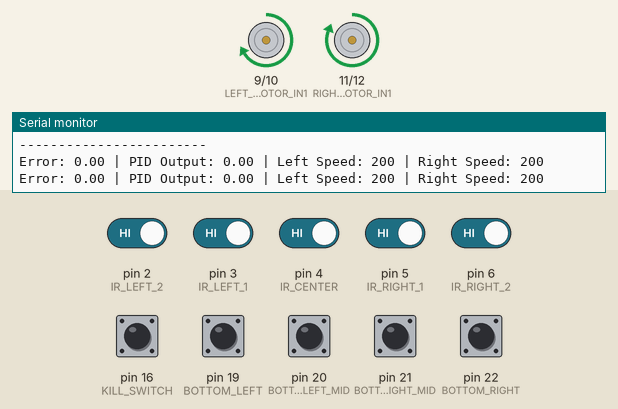
This sketch was run on a simulated Arduino Mega 2560, built with avr-gcc and run on an emulated ATmega2560. Parts: motor-driver pin pairs drawn as motors (green arrow = first pin HIGH = forward, orange = second pin HIGH = backward, longer = more drive, scaled by the enable pin), the last lines printed to the serial monitor. The test bench sets the inputs (shaded band); at power-on: pin 2 (IR_LEFT_2), pin 3 (IR_LEFT_1), pin 4 (IR_CENTER), pin 5 (IR_RIGHT_1), pin 6 (IR_RIGHT_2), pin 16 (KILL_SWITCH), pin 19 (BOTTOM_LEFT), pin 20 (BOTTOM_LEFT_MID), pin 21 (BOTTOM_RIGHT_MID), pin 22 (BOTTOM_RIGHT) HIGH. At 3.5 s the program stops and its outputs stay as they are.

Above: at 1.2 s.
1.3 s: pin 16 (KILL_SWITCH) pulled LOW for 0.15 s
At 2.4 s:
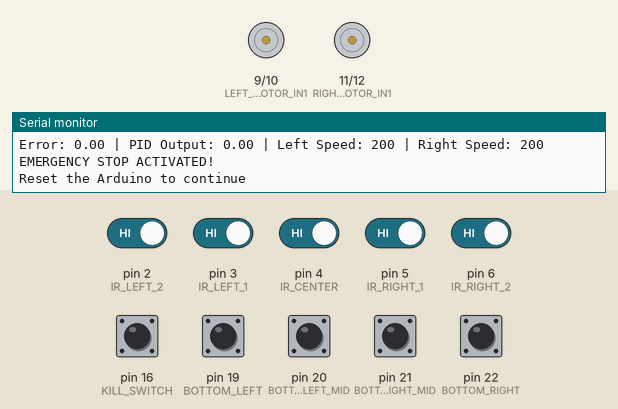
Timing chart, 0 to 4.3 s (numbered marks = the images above; inputs shaded):
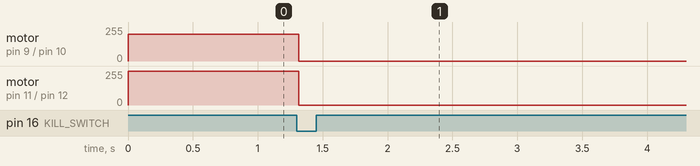

Measured:
- after the input at 1.3 s, motor on pin 9 (LEFT_MOTOR_IN1) / pin 10 (LEFT_MOTOR_IN2): forward 200/255 → stopped at once; motor on pin 11 (RIGHT_MOTOR_IN1) / pin 12 (RIGHT_MOTOR_IN2): forward 255/255 → stopped at once

The sketch:

pid_line_follower.ino
```cpp
// PID Line Follower Program
// Line Following IR Sensors (5 sensors)
const int IR_LEFT_2 = 2;    // Leftmost sensor
const int IR_LEFT_1 = 3;    // Left sensor
const int IR_CENTER = 4;    // Center sensor
const int IR_RIGHT_1 = 5;   // Right sensor
const int IR_RIGHT_2 = 6;   // Rightmost sensor

// Bottom IR Sensors (4 sensors) - Separate pins for Arduino Mega
const int BOTTOM_LEFT = 19;    // Bottom left sensor
const int BOTTOM_LEFT_MID = 20; // Bottom left middle sensor
const int BOTTOM_RIGHT_MID = 21; // Bottom right middle sensor
const int BOTTOM_RIGHT = 22;    // Bottom right sensor

// Motor Driver Pins
const int LEFT_MOTOR_IN1 = 9;    // Left motor input 1
const int LEFT_MOTOR_IN2 = 10;   // Left motor input 2
const int RIGHT_MOTOR_IN1 = 11;  // Right motor input 1
const int RIGHT_MOTOR_IN2 = 12;  // Right motor input 2
const int LEFT_MOTOR_EN = 13;    // Left motor enable (PWM)
const int RIGHT_MOTOR_EN = 14;   // Right motor enable (PWM)

// PID Constants (to be tuned)
const float Kp = 0.5;  // Proportional constant
const float Ki = 0.01; // Integral constant
const float Kd = 0.1;  // Derivative constant

// PID Variables
float error = 0;
float lastError = 0;
float integral = 0;
float derivative = 0;

// Motor Speed Variables
const int BASE_SPEED = 200;  // Base speed for motors
const int MAX_SPEED = 255;
const int MIN_SPEED = 0;

// Sensor Weights for Error Calculation
const int WEIGHT_LEFT_2 = -2;
const int WEIGHT_LEFT_1 = -1;
const int WEIGHT_CENTER = 0;
const int WEIGHT_RIGHT_1 = 1;
const int WEIGHT_RIGHT_2 = 2;

// Bottom Sensor States
int bottomSensorStates[4] = {0, 0, 0, 0};

// Kill Switch Pin
const int KILL_SWITCH = 16;  // Emergency stop button

// Global Variables
bool isKilled = false;  // Kill switch state

void setup() {
  Serial.begin(9600);

  // Configure kill switch pin
  pinMode(KILL_SWITCH, INPUT_PULLUP);

  // Configure line following sensor pins
  pinMode(IR_LEFT_2, INPUT_PULLUP);
  pinMode(IR_LEFT_1, INPUT_PULLUP);
  pinMode(IR_CENTER, INPUT_PULLUP);
  pinMode(IR_RIGHT_1, INPUT_PULLUP);
  pinMode(IR_RIGHT_2, INPUT_PULLUP);

  // Configure bottom sensor pins
  pinMode(BOTTOM_LEFT, INPUT_PULLUP);
  pinMode(BOTTOM_LEFT_MID, INPUT_PULLUP);
  pinMode(BOTTOM_RIGHT_MID, INPUT_PULLUP);
  pinMode(BOTTOM_RIGHT, INPUT_PULLUP);

  // Configure motor control pins
  pinMode(LEFT_MOTOR_IN1, OUTPUT);
  pinMode(LEFT_MOTOR_IN2, OUTPUT);
  pinMode(RIGHT_MOTOR_IN1, OUTPUT);
  pinMode(RIGHT_MOTOR_IN2, OUTPUT);
  pinMode(LEFT_MOTOR_EN, OUTPUT);
  pinMode(RIGHT_MOTOR_EN, OUTPUT);

  Serial.println("PID Line Follower Program");
  Serial.println("------------------------");
}

void loop() {
  // Check kill switch first
  if (digitalRead(KILL_SWITCH) == LOW) {
    stopMotors();
    isKilled = true;
    Serial.println("EMERGENCY STOP ACTIVATED!");
    while(digitalRead(KILL_SWITCH) == LOW) {
      delay(100); // Wait for switch release
    }
    Serial.println("Reset the Arduino to continue");
    while(true) {
      delay(1000); // Stay in emergency stop
    }
  }

  if (!isKilled) {
    // Read line following sensors
    int left2 = digitalRead(IR_LEFT_2);
    int left1 = digitalRead(IR_LEFT_1);
    int center = digitalRead(IR_CENTER);
    int right1 = digitalRead(IR_RIGHT_1);
    int right2 = digitalRead(IR_RIGHT_2);

    // Read bottom sensors (for future use)
    bottomSensorStates[0] = digitalRead(BOTTOM_LEFT);
    bottomSensorStates[1] = digitalRead(BOTTOM_LEFT_MID);
    bottomSensorStates[2] = digitalRead(BOTTOM_RIGHT_MID);
    bottomSensorStates[3] = digitalRead(BOTTOM_RIGHT);

    // Calculate error using weighted sum
    error = (left2 * WEIGHT_LEFT_2 +
             left1 * WEIGHT_LEFT_1 +
             center * WEIGHT_CENTER +
             right1 * WEIGHT_RIGHT_1 +
             right2 * WEIGHT_RIGHT_2);

    // Calculate PID terms
    integral += error;
    derivative = error - lastError;

    // Calculate PID output
    float pidOutput = (Kp * error) + (Ki * integral) + (Kd * derivative);

    // Calculate motor speeds
    int leftSpeed = BASE_SPEED + pidOutput;
    int rightSpeed = BASE_SPEED - pidOutput;

    // Constrain motor speeds
    leftSpeed = constrain(leftSpeed, MIN_SPEED, MAX_SPEED);
    rightSpeed = constrain(rightSpeed, MIN_SPEED, MAX_SPEED);

    // Set motor directions and speeds
    setMotorSpeeds(leftSpeed, rightSpeed);

    // Update last error
    lastError = error;

    // Print debug information
    printDebugInfo(leftSpeed, rightSpeed, error, pidOutput);

    // Small delay for stability
    delay(50);
  }
}

void setMotorSpeeds(int leftSpeed, int rightSpeed) {
  if (!isKilled) {
    // Left motor
    if (leftSpeed >= 0) {
      analogWrite(LEFT_MOTOR_EN, leftSpeed);
      digitalWrite(LEFT_MOTOR_IN1, HIGH);
      digitalWrite(LEFT_MOTOR_IN2, LOW);
    } else {
      analogWrite(LEFT_MOTOR_EN, -leftSpeed);
      digitalWrite(LEFT_MOTOR_IN1, LOW);
      digitalWrite(LEFT_MOTOR_IN2, HIGH);
    }

    // Right motor
    if (rightSpeed >= 0) {
      analogWrite(RIGHT_MOTOR_EN, rightSpeed);
      digitalWrite(RIGHT_MOTOR_IN1, HIGH);
      digitalWrite(RIGHT_MOTOR_IN2, LOW);
    } else {
      analogWrite(RIGHT_MOTOR_EN, -rightSpeed);
      digitalWrite(RIGHT_MOTOR_IN1, LOW);
      digitalWrite(RIGHT_MOTOR_IN2, HIGH);
    }
  }
}

void stopMotors() {
  analogWrite(LEFT_MOTOR_EN, 0);
  analogWrite(RIGHT_MOTOR_EN, 0);
  digitalWrite(LEFT_MOTOR_IN1, LOW);
  digitalWrite(LEFT_MOTOR_IN2, LOW);
  digitalWrite(RIGHT_MOTOR_IN1, LOW);
  digitalWrite(RIGHT_MOTOR_IN2, LOW);
}

void printDebugInfo(int leftSpeed, int rightSpeed, float error, float pidOutput) {
  static unsigned long lastPrint = 0;
  if (millis() - lastPrint > 500) { // Print every 500ms
    Serial.print("Error: ");
    Serial.print(error);
    Serial.print(" | PID Output: ");
    Serial.print(pidOutput);
    Serial.print(" | Left Speed: ");
    Serial.print(leftSpeed);
    Serial.print(" | Right Speed: ");
    Serial.println(rightSpeed);
    lastPrint = millis();
  }
} 
```
